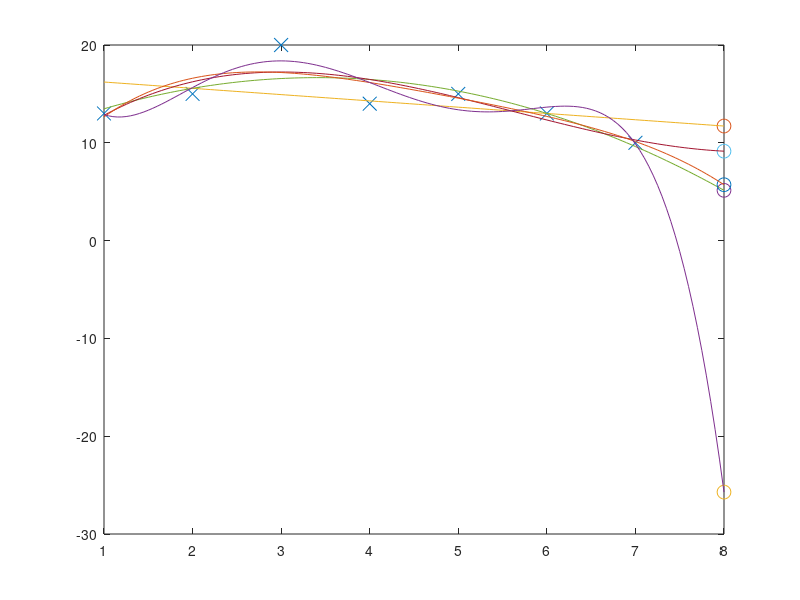

MATLAB code to generate this figure:
% hăumuărc
clear all;

Time = 1:7;
Temperature = [13, 15, 20, 14, 15, 13 10];
MAX_DEGREE = 5;
Graph = 1:0.05:8;

plot(Time, Temperature, 'x', 'MarkerSize', 10); hold on;

for i = 1:MAX_DEGREE
	PF = polyfit(Time, Temperature, i);
	G = polyval(PF, Graph);	
	plot(8, G(end), 'o', 'MarkerSize', 10); hold on;
	plot(Graph, G); hold on;
end
